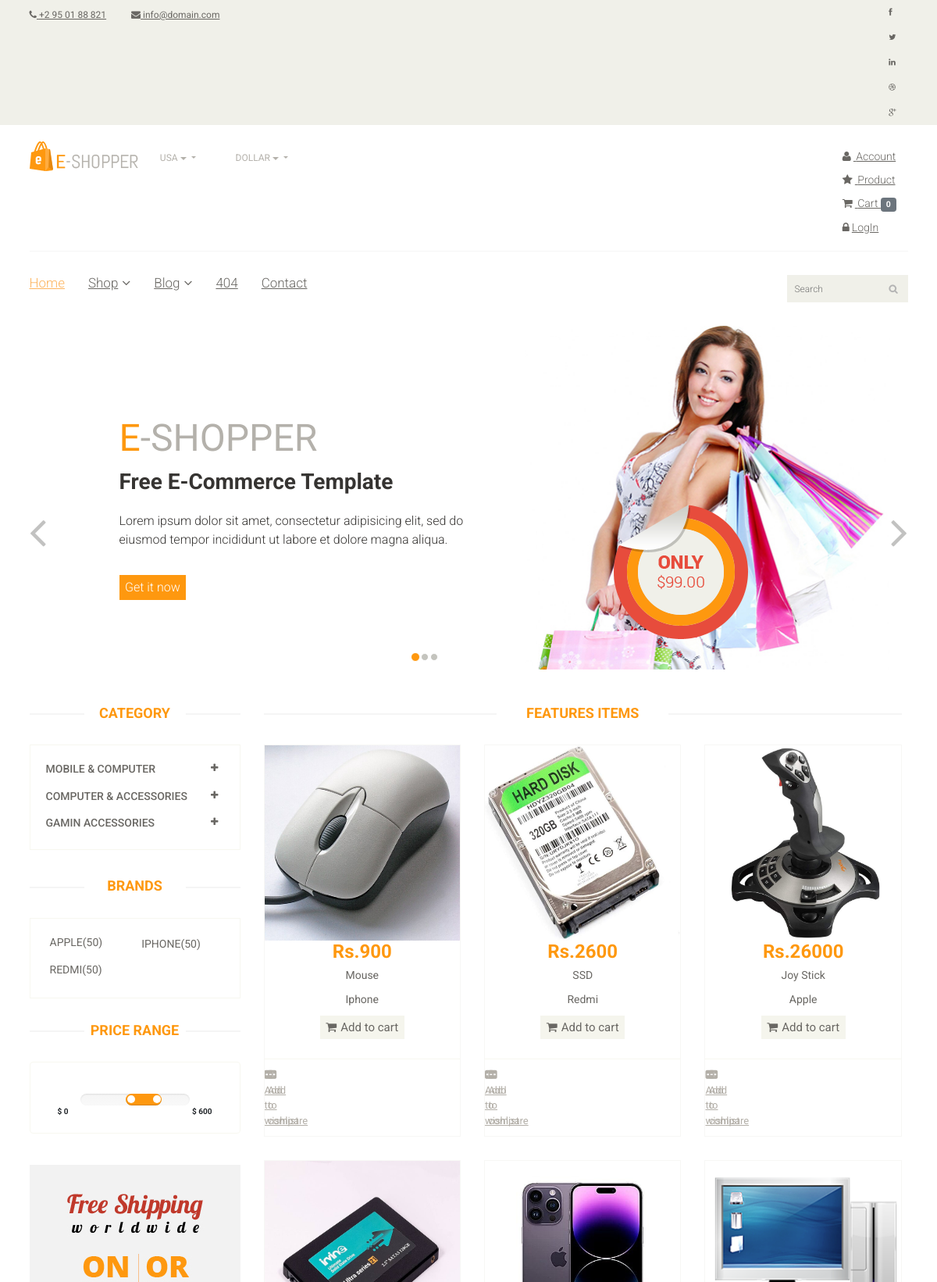
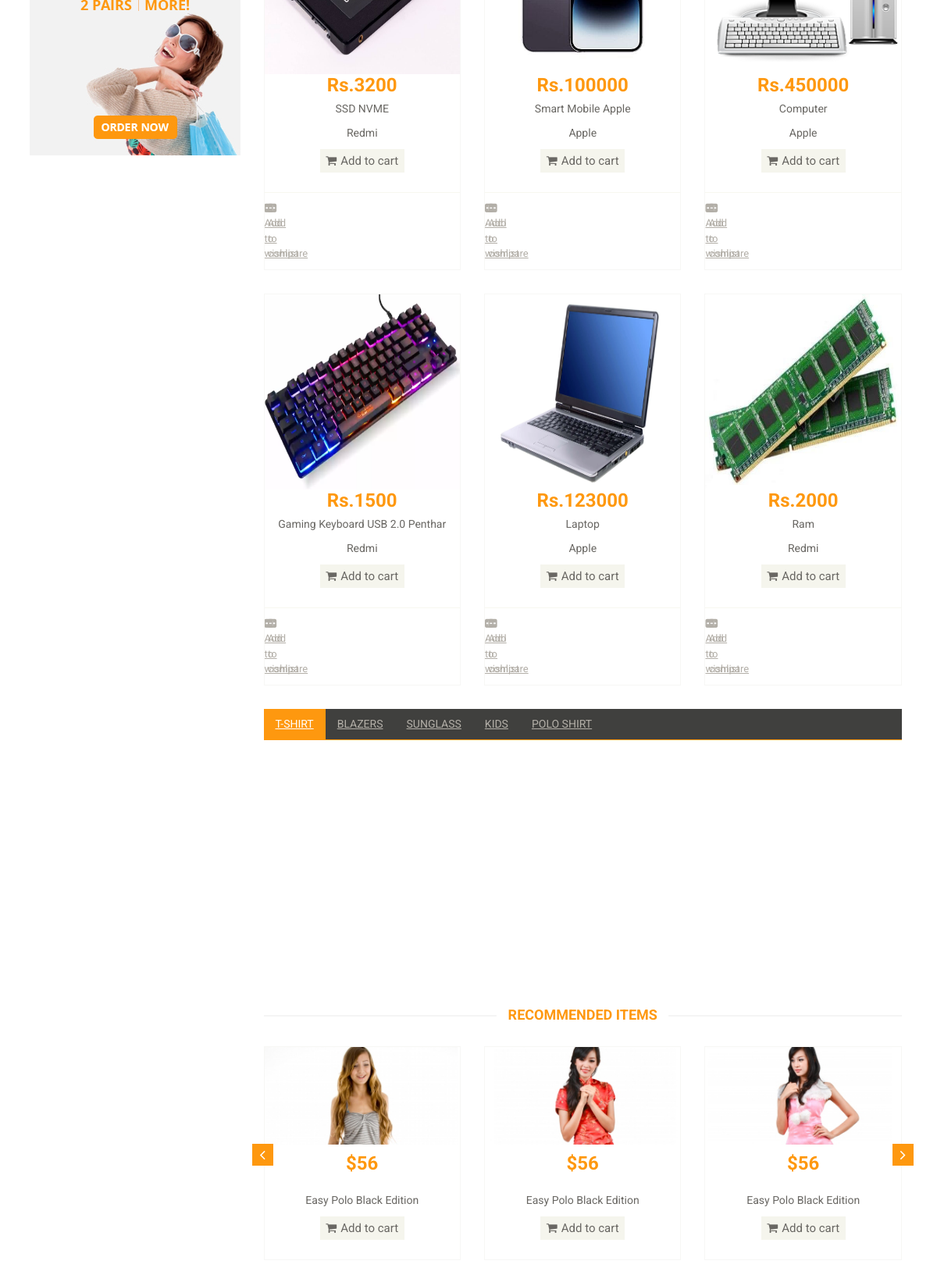
The page / (upper part) on the database its author committed (2 pictures, top to bottom).
### shopping/models.py (models this page shows, shortened)
class Category(models.Model):
    name = models.CharField(max_length=150)

class Brand(models.Model):
    name = models.CharField(max_length=200)
    def __str__(self):
        return self.name

class Product(models.Model):
    availability = (('In stock','In Stock'),('Out of Stock', 'Out of Stock'))
    image = models.ImageField(upload_to='ecommerce/ping')
    category = models.ForeignKey(Category,on_delete=models.CASCADE,null=False,default='')
    sub_category = models.ForeignKey(Sub_Category,on_delete=models.CASCADE,null=False,default='')
    brand = models.ForeignKey(Brand,on_delete=models.CASCADE,null=True)
    name = models.CharField(max_length=100)
    price = models.IntegerField()
    date = models.DateField(auto_now_add=True)
    Availability = models.CharField(choices=availability, null=True, max_length=100)

### e_shop/views.py (the view)
# urls.py: path('',views.index,name='index'),
def index(request):
    category = Category.objects.all()
    brand = Brand.objects.all()
    brandID = request.GET.get('brand')
    categoryID = request.GET.get('category')
    if categoryID:
        product = Product.objects.filter(sub_category = categoryID).order_by('-id')
    elif brandID:
        product = Product.objects.filter(brand = brandID).order_by('-id')
    else:
        product = Product.objects.all()
    context = {
        'category':category,
        'product':product,
        'brand':brand
    }
    return render(request,'index.html',context)

### templates/index.html (shortened to what this page needs)
{% extends 'master.html' %}
{% block body %}
<section id="slider">
		<div class="container">
			<div class="row">
				<div class="col-sm-12">
					<div id="slider-carousel" class="carousel slide" data-ride="carousel">
						<ol class="carousel-indicators">
							<li data-target="#slider-carousel" data-slide-to="0" class="active"></li>
							<li data-target="#slider-carousel" data-slide-to="1"></li>
							<li data-target="#slider-carousel" data-slide-to="2"></li>
						</ol>
						<div class="carousel-inner">
							<div class="item active">
								<div class="col-sm-6">
									<h1><span>E</span>-SHOPPER</h1>
									<h2>Free E-Commerce Template</h2>
									<p>Lorem ipsum dolor sit amet, consectetur adipisicing elit, sed do eiusmod tempor incididunt ut labore et dolore magna aliqua. </p>
									<button type="button" class="btn btn-default get">Get it now</button>
								</div>
								<div class="col-sm-6">
									<img src="/static/images/home/girl1.jpg" class="girl img-responsive" alt="" />
									<img src="/static/images/home/pricing.png"  class="pricing" alt="" />
								</div>
							</div>
						</div>
						<a href="#slider-carousel" class="left control-carousel hidden-xs" data-slide="prev">
							<i class="fa fa-angle-left"></i>
						</a>
						<a href="#slider-carousel" class="right control-carousel hidden-xs" data-slide="next">
							<i class="fa fa-angle-right"></i>
						</a>
					</div>
				</div>
			</div>
		</div>
	</section>
	<section>
		<div class="container">
			<div class="row">
				<div class="col-sm-3">
					<div class="left-sidebar">
						<h2>Category</h2>
						<div class="panel-group category-products" id="accordian">
							{% for cat in category %}
							<div class="panel panel-default">
								<div class="panel-heading">
									<h4 class="panel-title">
										<a data-toggle="collapse" data-parent="#accordian" href="#{{cat.id}}">
											<span class="badge pull-right"><i class="fa fa-plus"></i></span>
											{{cat.name}}
										</a>
									</h4>
								</div>
							</div>
							{% endfor%}
						</div>
						<div class="brands_products">
							<h2>Brands</h2>
							<div class="brands-name">
								<ul class="nav nav-pills nav-stacked">
									{% for i in brand %}
									<li><a href="/?brand={{i.id}}"> <span class="pull-right">(50)</span>{{i.name}}</a></li>
									{% endfor %}
								</ul>
							</div>
						</div>
						<div class="price-range">
							<h2>Price Range</h2>
							<div class="well text-center">
								 <input type="text" class="span2" value="" data-slider-min="0" data-slider-max="600" data-slider-step="5" data-slider-value="[250,450]" id="sl2" ><br />
								 <b class="pull-left">$ 0</b> <b class="pull-right">$ 600</b>
							</div>
						</div>
						<div class="shipping text-center">
							<img src="/static/images/home/shipping.jpg" alt="" />
						</div>
					</div>
				</div>
				<div class="col-sm-9 padding-right">
					<div class="features_items">
						<h2 class="title text-center">Features Items</h2>
						{% for prod in product %}
						<div class="col-sm-4">
							<div class="product-image-wrapper">
								<div class="single-products">
										<div class="productinfo text-center">
											<img src="{{prod.image}}" alt="" height="250"/>
											<h2>Rs.{{prod.price}}</h2>
											<p>{{prod.name}}</p>
											<p>{{prod.brand}}</p>
											<a href="{% url 'cart_add' prod.id %}" class="btn btn-default add-to-cart"><i class="fa fa-shopping-cart"></i>Add to cart</a>
										</div>
										<div class="product-overlay">
											<div class="overlay-content">
											</div>
										</div>
								</div>
								<div class="choose">
									<ul class="nav nav-pills nav-justified">
										<li><a href="#"><i class="fa fa-plus-square"></i>Add to wishlist</a></li>
										<li><a href="#"><i class="fa fa-plus-square"></i>Add to compare</a></li>
									</ul>
								</div>
							</div>
						</div>
						{% endfor %}
					</div>
					<div class="category-tab">
						<div class="col-sm-12">
							<ul class="nav nav-tabs">
								<li class="active"><a href="#tshirt" data-toggle="tab">T-Shirt</a></li>
								<li><a href="#blazers" data-toggle="tab">Blazers</a></li>
								<li><a href="#sunglass" data-toggle="tab">Sunglass</a></li>
								<li><a href="#kids" data-toggle="tab">Kids</a></li>
								<li><a href="#poloshirt" data-toggle="tab">Polo shirt</a></li>
							</ul>
						</div>
					</div>
					<div class="recommended_items">
						<h2 class="title text-center">recommended items</h2>
						<div id="recommended-item-carousel" class="carousel slide" data-ride="carousel">
							<div class="carousel-inner">
								<div class="item active">
									<div class="col-sm-4">
										<div class="product-image-wrapper">
											<div class="single-products">
												<div class="productinfo text-center">
													<img src="/static/images/home/recommend1.jpg" alt="" />
													<h2>$56</h2>
													<p>Easy Polo Black Edition</p>
													<a href="#" class="btn btn-default add-to-cart"><i class="fa fa-shopping-cart"></i>Add to cart</a>
												</div>
											</div>
										</div>
									</div>
									<div class="col-sm-4">
										<div class="product-image-wrapper">
											<div class="single-products">
												<div class="productinfo text-center">
													<img src="/static/images/home/recommend2.jpg" alt="" />
													<h2>$56</h2>
													<p>Easy Polo Black Edition</p>
													<a href="#" class="btn btn-default add-to-cart"><i class="fa fa-shopping-cart"></i>Add to cart</a>
												</div>
											</div>
										</div>
									</div>
									<div class="col-sm-4">
										<div class="product-image-wrapper">
											<div class="single-products">
												<div class="productinfo text-center">
													<img src="/static/images/home/recommend3.jpg" alt="" />
													<h2>$56</h2>
													<p>Easy Polo Black Edition</p>
													<a href="#" class="btn btn-default add-to-cart"><i class="fa fa-shopping-cart"></i>Add to cart</a>
												</div>
											</div>
										</div>
									</div>
								</div>
							</div>
							 <a class="left recommended-item-control" href="#recommended-item-carousel" data-slide="prev">
								<i class="fa fa-angle-left"></i>
							  </a>
							  <a class="right recommended-item-control" href="#recommended-item-carousel" data-slide="next">
								<i class="fa fa-angle-right"></i>
							  </a>
						</div>
					</div>
				</div>
			</div>
		</div>
	</section>
{% endblock %}

### rows shown on the page
Category: name "MOBILE & COMPUTER"
Category: name "COMPUTER & ACCESSORIES"
Category: name "GAMIN ACCESSORIES"
Brand: name "APPLE"
Brand: name "IPHONE"
Brand: name "REDMI"
Product: image (picture), price "900", name "Mouse", brand "Iphone"
Product: image (picture), price "2600", name "SSD", brand "Redmi"
Product: image (picture), price "26000", name "Joy Stick", brand "Apple"
Product: image (picture), price "3200", name "SSD NVME", brand "Redmi"
Product: image (picture), price "100000", name "Smart Mobile Apple", brand "Apple"
Product: image (picture), price "450000", name "Computer", brand "Apple"
Product: image (picture), price "1500", name "Gaming Keyboard USB 2.0 Penthar", brand "Redmi"
Product: image (picture), price "123000", name "Laptop", brand "Apple"
Product: image (picture), price "2000", name "Ram", brand "Redmi"

### other values the page prints
{{ request.session.cart|length }} "0"
